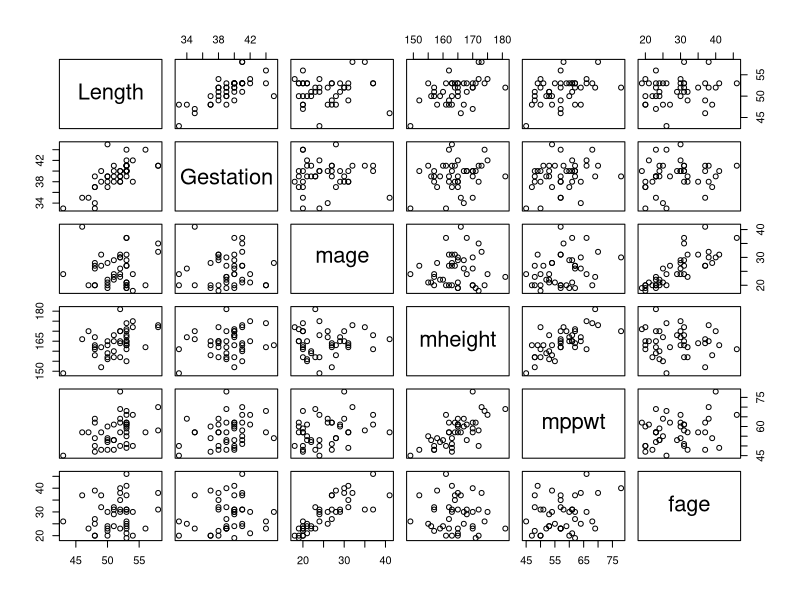
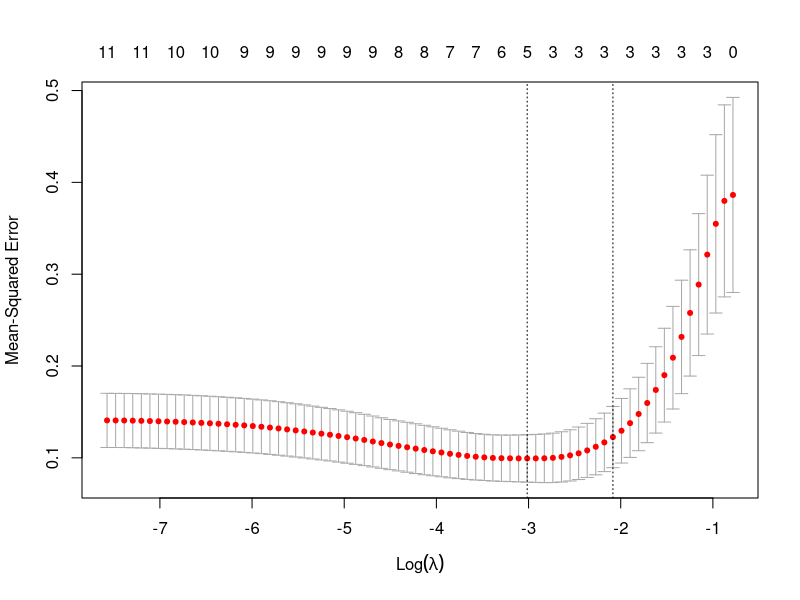
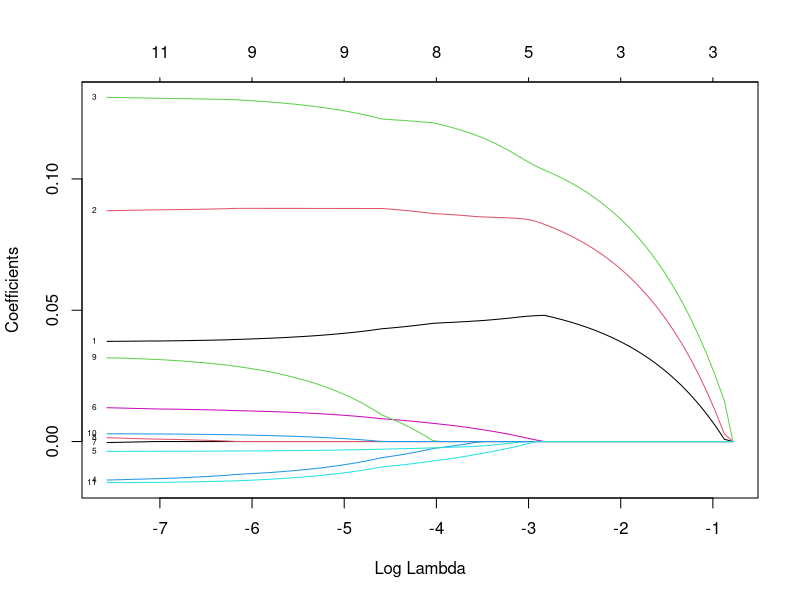

Recreate these plots in R, in order.
## ---- chunk 1
birthweight <- read.csv("data/Birthweight.csv")
str(birthweight)
## ---- chunk 2
birthweight1 <- birthweight
birthweight1$ID <- NULL; birthweight1$smoker <- NULL
birthweight1$lowbwt <- NULL; birthweight1$mage35 <- NULL
## ---- chunk 3
for (i in 1:length(birthweight1)) {
  if (names(birthweight1)[i] == "Birthweight") next
  bw_model <- lm(Birthweight~birthweight1[,i], data=birthweight1)
  cdist <- cooks.distance(bw_model)
  print(paste(names(birthweight1)[i], max(cdist)))
}
## ---- chunk 4
bw_model <- lm(Birthweight~., data=birthweight1)
library(car); vif(bw_model)
## ---- chunk 5
pairs(birthweight1[,c("Length", "Gestation", "mage", "mheight", "mppwt", "fage")])
## ---- chunk 6
model_summary <- summary(bw_model)
p_values <- model_summary$coefficients[,4]
birthweight2 <- birthweight1
while (max(p_values) > 0.05) {
  max_p_name <- names(which.max(p_values))
  birthweight2 <- birthweight2[, names(birthweight2) != max_p_name]
  bw_model <- lm(Birthweight~., data=birthweight2)
  model_summary <- summary(bw_model)
  p_values <- model_summary$coefficients[,4]
}
model_summary
## ---- chunk 7
averages <- data.frame(Headcirc=mean(birthweight2$Headcirc), Gestation=mean(birthweight2$Gestation))
averages
predict(bw_model, newdata=averages, interval="confidence", level=0.95)
predict(bw_model, newdata=averages, interval="prediction", level=0.95)
## ---- chunk 8
library(glmnet)
set.seed(123) # For reproducibility
x <- as.matrix(birthweight1[, names(birthweight1) != 'Birthweight'])
y <- as.double(birthweight1$Birthweight)
train <- sample(1:nrow(x), 0.67*nrow(x))
x.train <- x[train,]; y.train <- y[train]
x.test <- x[-train,]; y.test <- y[-train]
lasso.mod <- glmnet(x.train, y.train, alpha=1)
cv.lasso <- cv.glmnet(x.train, y.train, alpha=1, type.measure="mse")
#plot(lasso.mod, label=T, xvar="lambda")
plot(cv.lasso)
plot(cv.lasso$glmnet.fit, xvar="lambda", label=T)
lambda.min <- cv.lasso$lambda.min; lambda.1se <- cv.lasso$lambda.1se
coef(cv.lasso, s=cv.lasso$lambda.min)
y.pred <- predict(lasso.mod, s=lambda.min, newx=x.test)
mse.lasso <- mean((y.pred-y.test)^2)
